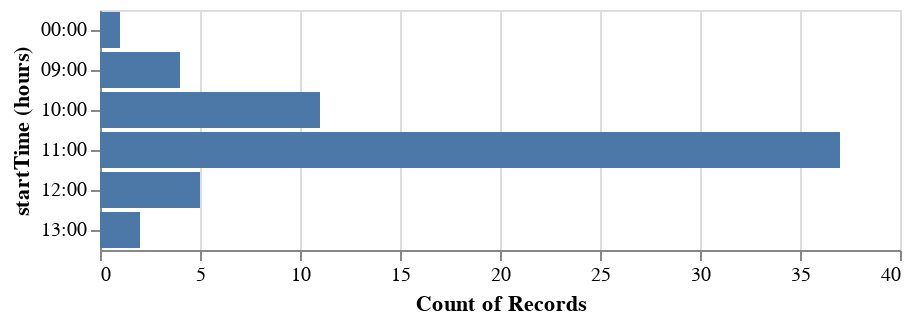

Notebook source saved alongside this figure:
### Code cell
alt.Chart(df).mark_bar().encode(
    alt.X('count(speed_per_km)'),
    alt.Y('hours(startTime):O')
)

### Figure 1 — Vega-Lite specification as saved in the notebook (floating-point values rounded to 4 significant figures)
{"$schema": "https://vega.github.io/schema/vega-lite/v4.17.0.json", "config": {"view": {"continuousHeight": 300, "continuousWidth": 400}}, "data": {"name": "data-fde4d5158a42ab22b842b6ee97fefb8b"}, "datasets": {"data-fde4d5158a42ab22b842b6ee97fefb8b": [{"Unnamed: 0": 182, "avgPace(/meter)": 0.3787, "calories(kcal)": 71, "date": "2022-01-10 20:39", "day_of_week": "Monday", "distance(m)": 1191, "distance_rounded": 1, "maxPace(/meter)": 7.246, "minPace(/meter)": 0.2501, "seconds_per_km": 380.4, "speed_per_km": "06:20.35", "sportTime(s)": 453, "startTime": "2022-01-10T13:39:17+00:00", "type": 1, "week": 2}, {"Unnamed: 0": 178, "avgPace(/meter)": 0.2878, "calories(kcal)": 60, "date": "2022-01-13 16:23", "day_of_week": "Thursday", "distance(m)": 1004, "distance_rounded": 1, "maxPace(/meter)": 2.342, "minPace(/meter)": 0.1982, "seconds_per_km": 288.8, "speed_per_km": "04:48.84", "sportTime(s)": 290, "startTime": "2022-01-13T09:23:16+00:00", "type": 1, "week": 2}, {"Unnamed: 0": 176, "avgPace(/meter)": 0.2637, "calories(kcal)": 39, "date": "2022-02-03 17:41", "day_of_week": "Thursday", "distance(m)": 1001, "distance_rounded": 1, "maxPace(/meter)": 0.609, "minPace(/meter)": 0.1993, "seconds_per_km": 264.7, "speed_per_km": "04:24.74", "sportTime(s)": 265, "startTime": "2022-02-03T10:41:12+00:00", "type": 1, "week": 5}, {"Unnamed: 0": 172, "avgPace(/meter)": 0.2803, "calories(kcal)": 50, "date": "2022-02-05 18:46", "day_of_week": "Saturday", "distance(m)": 1006, "distance_rounded": 1, "maxPace(/meter)": 0.6911, "minPace(/meter)": 0.229, "seconds_per_km": 281.3, "speed_per_km": "04:41.31", "sportTime(s)": 283, "startTime": "2022-02-05T11:46:47+00:00", "type": 1, "week": 5}, {"Unnamed: 0": 169, "avgPace(/meter)": 0.2675, "calories(kcal)": 34, "date": "2022-02-06 18:36", "day_of_week": "Sunday", "distance(m)": 1013, "distance_rounded": 1, "maxPace(/meter)": 0.6361, "minPace(/meter)": 0.2325, "seconds_per_km": 268.5, "speed_per_km": "04:28.51", "sportTime(s)": 272, "startTime": "2022-02-06T11:36:48+00:00", "type": 1, "week": 5}, {"Unnamed: 0": 166, "avgPace(/meter)": 0.26, "calories(kcal)": 39, "date": "2022-02-11 18:49", "day_of_week": "Friday", "distance(m)": 1004, "distance_rounded": 1, "maxPace(/meter)": 0.788, "minPace(/meter)": 0.198, "seconds_per_km": 262.9, "speed_per_km": "04:22.95", "sportTime(s)": 264, "startTime": "2022-02-11T11:49:54+00:00", "type": 1, "week": 6}, {"Unnamed: 0": 163, "avgPace(/meter)": 0.2552, "calories(kcal)": 44, "date": "2022-02-12 18:25", "day_of_week": "Saturday", "distance(m)": 1011, "distance_rounded": 1, "maxPace(/meter)": 0.5571, "minPace(/meter)": 0.1928, "seconds_per_km": 256.2, "speed_per_km": "04:16.18", "sportTime(s)": 259, "startTime": "2022-02-12T11:25:02+00:00", "type": 1, "week": 6}, {"Unnamed: 0": 161, "avgPace(/meter)": 0.255, "calories(kcal)": 37, "date": "2022-02-13 18:09", "day_of_week": "Sunday", "distance(m)": 1000, "distance_rounded": 1, "maxPace(/meter)": 0.576, "minPace(/meter)": 0.194, "seconds_per_km": 256, "speed_per_km": "04:16.00", "sportTime(s)": 256, "startTime": "2022-02-13T11:09:12+00:00", "type": 1, "week": 6}, {"Unnamed: 0": 157, "avgPace(/meter)": 0.2854, "calories(kcal)": 43, "date": "2022-02-14 18:50", "day_of_week": "Monday", "distance(m)": 1002, "distance_rounded": 1, "maxPace(/meter)": 0.7446, "minPace(/meter)": 0.2587, "seconds_per_km": 286.4, "speed_per_km": "04:46.43", "sportTime(s)": 287, "startTime": "2022-02-14T11:50:09+00:00", "type": 1, "week": 7}, {"Unnamed: 0": 155, "avgPace(/meter)": 0.2827, "calories(kcal)": 60, "date": "2022-02-16 18:12", "day_of_week": "Wednesday", "distance(m)": 1001, "distance_rounded": 1, "maxPace(/meter)": 2.165, "minPace(/meter)": 0.1834, "seconds_per_km": 283.7, "speed_per_km": "04:43.72", "sportTime(s)": 284, "startTime": "2022-02-16T11:12:40+00:00", "type": 1, "week": 7}, {"Unnamed: 0": 152, "avgPace(/meter)": 0.2793, "calories(kcal)": 55, "date": "2022-03-05 07:10", "day_of_week": "Saturday", "distance(m)": 1006, "distance_rounded": 1, "maxPace(/meter)": 0.6154, "minPace(/meter)": 0.2083, "seconds_per_km": 280.3, "speed_per_km": "04:40.32", "sportTime(s)": 282, "startTime": "2022-03-05T00:10:22+00:00", "type": 1, "week": 9}, {"Unnamed: 0": 150, "avgPace(/meter)": 0.2796, "calories(kcal)": 47, "date": "2022-03-18 18:26", "day_of_week": "Friday", "distance(m)": 1005, "distance_rounded": 1, "maxPace(/meter)": 0.8749, "minPace(/meter)": 0.2372, "seconds_per_km": 280.6, "speed_per_km": "04:40.60", "sportTime(s)": 282, "startTime": "2022-03-18T11:26:11+00:00", "type": 1, "week": 11}, {"Unnamed: 0": 146, "avgPace(/meter)": 0.2964, "calories(kcal)": 57, "date": "2022-03-28 18:45", "day_of_week": "Monday", "distance(m)": 1046, "distance_rounded": 1, "maxPace(/meter)": 0.639, "minPace(/meter)": 0.2149, "seconds_per_km": 297.3, "speed_per_km": "04:57.32", "sportTime(s)": 311, "startTime": "2022-03-28T11:45:13+00:00", "type": 1, "week": 13}, {"Unnamed: 0": 144, "avgPace(/meter)": 0.3011, "calories(kcal)": 57, "date": "2022-03-29 19:02", "day_of_week": "Tuesday", "distance(m)": 1003, "distance_rounded": 1, "maxPace(/meter)": 0.6835, "minPace(/meter)": 0.2301, "seconds_per_km": 302.1, "speed_per_km": "05:2.09", "sportTime(s)": 303, "startTime": "2022-03-29T12:02:25+00:00", "type": 1, "week": 13}, {"Unnamed: 0": 142, "avgPace(/meter)": 0.2837, "calories(kcal)": 49, "date": "2022-03-30 18:52", "day_of_week": "Wednesday", "distance(m)": 1001, "distance_rounded": 1, "maxPace(/meter)": 0.4753, "minPace(/meter)": 0.1658, "seconds_per_km": 284.7, "speed_per_km": "04:44.72", "sportTime(s)": 285, "startTime": "2022-03-30T11:52:16+00:00", "type": 1, "week": 13}, {"Unnamed: 0": 140, "avgPace(/meter)": 0.27, "calories(kcal)": 48, "date": "2022-04-04 17:57", "day_of_week": "Monday", "distance(m)": 1000, "distance_rounded": 1, "maxPace(/meter)": 0.7117, "minPace(/meter)": 0.2248, "seconds_per_km": 271, "speed_per_km": "04:31.00", "sportTime(s)": 271, "startTime": "2022-04-04T10:57:56+00:00", "type": 1, "week": 14}, {"Unnamed: 0": 137, "avgPace(/meter)": 0.273, "calories(kcal)": 51, "date": "2022-04-08 18:39", "day_of_week": "Friday", "distance(m)": 1000, "distance_rounded": 1, "maxPace(/meter)": 0.6707, "minPace(/meter)": 0.2315, "seconds_per_km": 274, "speed_per_km": "04:34.00", "sportTime(s)": 274, "startTime": "2022-04-08T11:39:28+00:00", "type": 1, "week": 14}, {"Unnamed: 0": 134, "avgPace(/meter)": 0.2744, "calories(kcal)": 45, "date": "2022-04-10 18:41", "day_of_week": "Sunday", "distance(m)": 1006, "distance_rounded": 1, "maxPace(/meter)": 0.6873, "minPace(/meter)": 0.2137, "seconds_per_km": 275.3, "speed_per_km": "04:35.35", "sportTime(s)": 277, "startTime": "2022-04-10T11:41:58+00:00", "type": 1, "week": 14}, {"Unnamed: 0": 131, "avgPace(/meter)": 0.277, "calories(kcal)": 44, "date": "2022-04-13 17:48", "day_of_week": "Wednesday", "distance(m)": 1000, "distance_rounded": 1, "maxPace(/meter)": 0.7634, "minPace(/meter)": 0.2038, "seconds_per_km": 278, "speed_per_km": "04:38.00", "sportTime(s)": 278, "startTime": "2022-04-13T10:48:11+00:00", "type": 1, "week": 15}, {"Unnamed: 0": 128, "avgPace(/meter)": 0.2756, "calories(kcal)": 39, "date": "2022-04-15 16:54", "day_of_week": "Friday", "distance(m)": 1005, "distance_rounded": 1, "maxPace(/meter)": 0.7968, "minPace(/meter)": 0.244, "seconds_per_km": 276.6, "speed_per_km": "04:36.62", "sportTime(s)": 278, "startTime": "2022-04-15T09:54:21+00:00", "type": 1, "week": 15}, {"Unnamed: 0": 125, "avgPace(/meter)": 0.2939, "calories(kcal)": 62, "date": "2022-04-26 18:40", "day_of_week": "Tuesday", "distance(m)": 1201, "distance_rounded": 1, "maxPace(/meter)": 1.115, "minPace(/meter)": 0.1997, "seconds_per_km": 294.8, "speed_per_km": "04:54.75", "sportTime(s)": 354, "startTime": "2022-04-26T11:40:21+00:00", "type": 1, "week": 17}, {"Unnamed: 0": 123, "avgPace(/meter)": 0.2685, "calories(kcal)": 48, "date": "2022-04-27 18:31", "day_of_week": "Wednesday", "distance(m)": 1002, "distance_rounded": 1, "maxPace(/meter)": 0.6803, "minPace(/meter)": 0.2187, "seconds_per_km": 269.5, "speed_per_km": "04:29.46", "sportTime(s)": 270, "startTime": "2022-04-27T11:31:56+00:00", "type": 1, "week": 17}, {"Unnamed: 0": 121, "avgPace(/meter)": 0.2774, "calories(kcal)": 50, "date": "2022-04-28 17:37", "day_of_week": "Thursday", "distance(m)": 1002, "distance_rounded": 1, "maxPace(/meter)": 0.8052, "minPace(/meter)": 0.221, "seconds_per_km": 278.4, "speed_per_km": "04:38.44", "sportTime(s)": 279, "startTime": "2022-04-28T10:37:51+00:00", "type": 1, "week": 17}, {"Unnamed: 0": 119, "avgPace(/meter)": 0.2974, "calories(kcal)": 89, "date": "2022-04-29 18:01", "day_of_week": "Friday", "distance(m)": 1651, "distance_rounded": 1, "maxPace(/meter)": 1.217, "minPace(/meter)": 0.2073, "seconds_per_km": 299.8, "speed_per_km": "04:59.82", "sportTime(s)": 495, "startTime": "2022-04-29T11:01:29+00:00", "type": 1, "week": 17}, {"Unnamed: 0": 117, "avgPace(/meter)": 0.2803, "calories(kcal)": 41, "date": "2022-05-01 16:48", "day_of_week": "Sunday", "distance(m)": 1006, "distance_rounded": 1, "maxPace(/meter)": 0.8224, "minPace(/meter)": 0.2239, "seconds_per_km": 281.3, "speed_per_km": "04:41.31", "sportTime(s)": 283, "startTime": "2022-05-01T09:48:50+00:00", "type": 1, "week": 17}, {"Unnamed: 0": 112, "avgPace(/meter)": 0.2761, "calories(kcal)": 42, "date": "2022-05-04 18:52", "day_of_week": "Wednesday", "distance(m)": 1007, "distance_rounded": 1, "maxPace(/meter)": 0.6135, "minPace(/meter)": 0.2112, "seconds_per_km": 277.1, "speed_per_km": "04:37.06", "sportTime(s)": 279, "startTime": "2022-05-04T11:52:29+00:00", "type": 1, "week": 18}, {"Unnamed: 0": 110, "avgPace(/meter)": 0.291, "calories(kcal)": 52, "date": "2022-05-05 18:15", "day_of_week": "Thursday", "distance(m)": 1000, "distance_rounded": 1, "maxPace(/meter)": 0.7042, "minPace(/meter)": 0.216, "seconds_per_km": 292, "speed_per_km": "04:52.00", "sportTime(s)": 292, "startTime": "2022-05-05T11:15:38+00:00", "type": 1, "week": 18}, {"Unnamed: 0": 107, "avgPace(/meter)": 0.2712, "calories(kcal)": 47, "date": "2022-05-06 17:16", "day_of_week": "Friday", "distance(m)": 1003, "distance_rounded": 1, "maxPace(/meter)": 0.7022, "minPace(/meter)": 0.2276, "seconds_per_km": 272.2, "speed_per_km": "04:32.18", "sportTime(s)": 273, "startTime": "2022-05-06T10:16:48+00:00", "type": 1, "week": 18}, {"Unnamed: 0": 104, "avgPace(/meter)": 0.278, "calories(kcal)": 52, "date": "2022-05-07 16:47", "day_of_week": "Saturday", "distance(m)": 1040, "distance_rounded": 1, "maxPace(/meter)": 212, "minPace(/meter)": 0.2129, "seconds_per_km": 278.8, "speed_per_km": "04:38.85", "sportTime(s)": 290, "startTime": "2022-05-07T09:47:30+00:00", "type": 1, "week": 18}, {"Unnamed: 0": 102, "avgPace(/meter)": 0.279, "calories(kcal)": 56, "date": "2022-05-08 18:24", "day_of_week": "Sunday", "distance(m)": 1026, "distance_rounded": 1, "maxPace(/meter)": 225, "minPace(/meter)": 0.2221, "seconds_per_km": 279.7, "speed_per_km": "04:39.73", "sportTime(s)": 287, "startTime": "2022-05-08T11:24:19+00:00", "type": 1, "week": 18}, {"Unnamed: 0": 99, "avgPace(/meter)": 0.278, "calories(kcal)": 59, "date": "2022-05-12 18:36", "day_of_week": "Thursday", "distance(m)": 1007, "distance_rounded": 1, "maxPace(/meter)": 178, "minPace(/meter)": 0.1781, "seconds_per_km": 279.0, "speed_per_km": "04:39.05", "sportTime(s)": 281, "startTime": "2022-05-12T11:36:50+00:00", "type": 1, "week": 19}, {"Unnamed: 0": 96, "avgPace(/meter)": 0.283, "calories(kcal)": 55, "date": "2022-05-13 18:36", "day_of_week": "Friday", "distance(m)": 1024, "distance_rounded": 1, "maxPace(/meter)": 201, "minPace(/meter)": 0.2015, "seconds_per_km": 284.2, "speed_per_km": "04:44.18", "sportTime(s)": 291, "startTime": "2022-05-13T11:36:23+00:00", "type": 1, "week": 19}, {"Unnamed: 0": 92, "avgPace(/meter)": 0.273, "calories(kcal)": 51, "date": "2022-05-15 18:36", "day_of_week": "Sunday", "distance(m)": 1028, "distance_rounded": 1, "maxPace(/meter)": 197, "minPace(/meter)": 0.1974, "seconds_per_km": 273.3, "speed_per_km": "04:33.35", "sportTime(s)": 281, "startTime": "2022-05-15T11:36:24+00:00", "type": 1, "week": 19}, {"Unnamed: 0": 89, "avgPace(/meter)": 0.288, "calories(kcal)": 63, "date": "2022-05-16 18:31", "day_of_week": "Monday", "distance(m)": 1046, "distance_rounded": 1, "maxPace(/meter)": 210, "minPace(/meter)": 0.2106, "seconds_per_km": 288.7, "speed_per_km": "04:48.72", "sportTime(s)": 302, "startTime": "2022-05-16T11:31:34+00:00", "type": 1, "week": 20}, {"Unnamed: 0": 86, "avgPace(/meter)": 0.293, "calories(kcal)": 63, "date": "2022-05-17 18:15", "day_of_week": "Tuesday", "distance(m)": 1049, "distance_rounded": 1, "maxPace(/meter)": 237, "minPace(/meter)": 0.2227, "seconds_per_km": 293.6, "speed_per_km": "04:53.61", "sportTime(s)": 308, "startTime": "2022-05-17T11:15:00+00:00", "type": 1, "week": 20}, {"Unnamed: 0": 82, "avgPace(/meter)": 0.2841, "calories(kcal)": 50.03, "date": "2022-05-21 20:48", "day_of_week": "Saturday", "distance(m)": 1003, "distance_rounded": 1, "maxPace(/meter)": 0.6219, "minPace(/meter)": 0.2232, "seconds_per_km": 286.1, "speed_per_km": "04:46.14", "sportTime(s)": 287, "startTime": "2022-05-21T13:48:24+00:00", "type": 1, "week": 20}, {"Unnamed: 0": 79, "avgPace(/meter)": 0.265, "calories(kcal)": 44.08, "date": "2022-05-22 17:22", "day_of_week": "Sunday", "distance(m)": 1000, "distance_rounded": 1, "maxPace(/meter)": 0.815, "minPace(/meter)": 0.2136, "seconds_per_km": 267, "speed_per_km": "04:27.00", "sportTime(s)": 267, "startTime": "2022-05-22T10:22:47+00:00", "type": 1, "week": 20}, {"Unnamed: 0": 76, "avgPace(/meter)": 0.265, "calories(kcal)": 50.33, "date": "2022-05-23 18:46", "day_of_week": "Monday", "distance(m)": 1000, "distance_rounded": 1, "maxPace(/meter)": 0.668, "minPace(/meter)": 0.2187, "seconds_per_km": 267, "speed_per_km": "04:27.00", "sportTime(s)": 267, "startTime": "2022-05-23T11:46:59+00:00", "type": 1, "week": 21}, {"Unnamed: 0": 73, "avgPace(/meter)": 0.2647, "calories(kcal)": 44.15, "date": "2022-05-24 18:54", "day_of_week": "Tuesday", "distance(m)": 1001, "distance_rounded": 1, "maxPace(/meter)": 0.9251, "minPace(/meter)": 0.2227, "seconds_per_km": 266.7, "speed_per_km": "04:26.73", "sportTime(s)": 267, "startTime": "2022-05-24T11:54:01+00:00", "type": 1, "week": 21}, {"Unnamed: 0": 70, "avgPace(/meter)": 0.2353, "calories(kcal)": 40.81, "date": "2022-05-25 17:56", "day_of_week": "Wednesday", "distance(m)": 1003, "distance_rounded": 1, "maxPace(/meter)": 0.9066, "minPace(/meter)": 0.1197, "seconds_per_km": 240.3, "speed_per_km": "04:0.28", "sportTime(s)": 241, "startTime": "2022-05-25T10:56:04+00:00", "type": 1, "week": 21}, {"Unnamed: 0": 67, "avgPace(/meter)": 0.2622, "calories(kcal)": 53.12, "date": "2022-05-26 17:17", "day_of_week": "Thursday", "distance(m)": 1003, "distance_rounded": 1, "maxPace(/meter)": 0.558, "minPace(/meter)": 0.1968, "seconds_per_km": 264.2, "speed_per_km": "04:24.21", "sportTime(s)": 265, "startTime": "2022-05-26T10:17:38+00:00", "type": 1, "week": 21}, {"Unnamed: 0": 64, "avgPace(/meter)": 0.2742, "calories(kcal)": 43.04, "date": "2022-05-27 18:35", "day_of_week": "Friday", "distance(m)": 1003, "distance_rounded": 1, "maxPace(/meter)": 0.757, "minPace(/meter)": 0.2449, "seconds_per_km": 276.2, "speed_per_km": "04:36.17", "sportTime(s)": 277, "startTime": "2022-05-27T11:35:19+00:00", "type": 1, "week": 21}, {"Unnamed: 0": 61, "avgPace(/meter)": 0.2677, "calories(kcal)": 51.33, "date": "2022-05-28 17:39", "day_of_week": "Saturday", "distance(m)": 1005, "distance_rounded": 1, "maxPace(/meter)": 0.6452, "minPace(/meter)": 0.2224, "seconds_per_km": 269.7, "speed_per_km": "04:29.65", "sportTime(s)": 271, "startTime": "2022-05-28T10:39:29+00:00", "type": 1, "week": 21}, {"Unnamed: 0": 58, "avgPace(/meter)": 0.251, "calories(kcal)": 41, "date": "2022-05-29 18:19", "day_of_week": "Sunday", "distance(m)": 1000, "distance_rounded": 1, "maxPace(/meter)": 0.4274, "minPace(/meter)": 0.1839, "seconds_per_km": 253, "speed_per_km": "04:13.00", "sportTime(s)": 253, "startTime": "2022-05-29T11:19:12+00:00", "type": 1, "week": 21}, {"Unnamed: 0": 55, "avgPace(/meter)": 0.25, "calories(kcal)": 48.92, "date": "2022-05-30 18:55", "day_of_week": "Monday", "distance(m)": 1004, "distance_rounded": 1, "maxPace(/meter)": 0.4058, "minPace(/meter)": 0.1746, "seconds_per_km": 252.0, "speed_per_km": "04:11.99", "sportTime(s)": 253, "startTime": "2022-05-30T11:55:16+00:00", "type": 1, "week": 22}, {"Unnamed: 0": 52, "avgPace(/meter)": 0.2575, "calories(kcal)": 49.91, "date": "2022-05-31 18:42", "day_of_week": "Tuesday", "distance(m)": 1006, "distance_rounded": 1, "maxPace(/meter)": 0.5513, "minPace(/meter)": 0.203, "seconds_per_km": 259.4, "speed_per_km": "04:19.44", "sportTime(s)": 261, "startTime": "2022-05-31T11:42:33+00:00", "type": 1, "week": 22}, {"Unnamed: 0": 49, "avgPace(/meter)": 0.2483, "calories(kcal)": 45.2, "date": "2022-06-03 18:03", "day_of_week": "Friday", "distance(m)": 1003, "distance_rounded": 1, "maxPace(/meter)": 0.8258, "minPace(/meter)": 0.1627, "seconds_per_km": 250.2, "speed_per_km": "04:10.25", "sportTime(s)": 251, "startTime": "2022-06-03T11:03:24+00:00", "type": 1, "week": 22}, {"Unnamed: 0": 46, "avgPace(/meter)": 0.2428, "calories(kcal)": 51.81, "date": "2022-06-04 18:38", "day_of_week": "Saturday", "distance(m)": 1001, "distance_rounded": 1, "maxPace(/meter)": 0.5981, "minPace(/meter)": 0.2102, "seconds_per_km": 244.8, "speed_per_km": "04:4.76", "sportTime(s)": 245, "startTime": "2022-06-04T11:38:21+00:00", "type": 1, "week": 22}, {"Unnamed: 0": 43, "avgPace(/meter)": 0.2348, "calories(kcal)": 30.82, "date": "2022-06-11 17:38", "day_of_week": "Saturday", "distance(m)": 1001, "distance_rounded": 1, "maxPace(/meter)": 0.5176, "minPace(/meter)": 0.1971, "seconds_per_km": 236.8, "speed_per_km": "03:56.76", "sportTime(s)": 237, "startTime": "2022-06-11T10:38:27+00:00", "type": 1, "week": 23}, {"Unnamed: 0": 39, "avgPace(/meter)": 0.2475, "calories(kcal)": 51.79, "date": "2022-06-12 17:47", "day_of_week": "Sunday", "distance(m)": 1006, "distance_rounded": 1, "maxPace(/meter)": 0.6472, "minPace(/meter)": 0.2005, "seconds_per_km": 249.5, "speed_per_km": "04:9.50", "sportTime(s)": 251, "startTime": "2022-06-12T10:47:29+00:00", "type": 1, "week": 23}, {"Unnamed: 0": 36, "avgPace(/meter)": 0.2562, "calories(kcal)": 56.05, "date": "2022-06-14 19:03", "day_of_week": "Tuesday", "distance(m)": 1003, "distance_rounded": 1, "maxPace(/meter)": 0.5627, "minPace(/meter)": 0.1935, "seconds_per_km": 258.2, "speed_per_km": "04:18.23", "sportTime(s)": 259, "startTime": "2022-06-14T12:03:23+00:00", "type": 1, "week": 24}, {"Unnamed: 0": 32, "avgPace(/meter)": 0.2443, "calories(kcal)": 47.92, "date": "2022-06-15 18:46", "day_of_week": "Wednesday", "distance(m)": 1011, "distance_rounded": 1, "maxPace(/meter)": 0.5219, "minPace(/meter)": 0.1885, "seconds_per_km": 246.3, "speed_per_km": "04:6.29", "sportTime(s)": 249, "startTime": "2022-06-15T11:46:25+00:00", "type": 1, "week": 24}, {"Unnamed: 0": 27, "avgPace(/meter)": 0.2405, "calories(kcal)": 33.65, "date": "2022-06-16 18:03", "day_of_week": "Thursday", "distance(m)": 1002, "distance_rounded": 1, "maxPace(/meter)": 0.5764, "minPace(/meter)": 0.1971, "seconds_per_km": 242.5, "speed_per_km": "04:2.51", "sportTime(s)": 243, "startTime": "2022-06-16T11:03:28+00:00", "type": 1, "week": 24}, {"Unnamed: 0": 23, "avgPace(/meter)": 0.2405, "calories(kcal)": 48.66, "date": "2022-06-17 18:03", "day_of_week": "Friday", "distance(m)": 1002, "distance_rounded": 1, "maxPace(/meter)": 0.4713, "minPace(/meter)": 0.1802, "seconds_per_km": 242.5, "speed_per_km": "04:2.51", "sportTime(s)": 243, "startTime": "2022-06-17T11:03:58+00:00", "type": 1, "week": 24}, {"Unnamed: 0": 18, "avgPace(/meter)": 0.2428, "calories(kcal)": 45, "date": "2022-06-21 19:23", "day_of_week": "Tuesday", "distance(m)": 1009, "distance_rounded": 1, "maxPace(/meter)": 0.5322, "minPace(/meter)": 0.1881, "seconds_per_km": 244.8, "speed_per_km": "04:4.80", "sportTime(s)": 247, "startTime": "2022-06-21T12:23:33+00:00", "type": 1, "week": 25}, {"Unnamed: 0": 15, "avgPace(/meter)": 0.2423, "calories(kcal)": 49.76, "date": "2022-06-23 18:16", "day_of_week": "Thursday", "distance(m)": 1003, "distance_rounded": 1, "maxPace(/meter)": 0.627, "minPace(/meter)": 0.1883, "seconds_per_km": 244.3, "speed_per_km": "04:4.27", "sportTime(s)": 245, "startTime": "2022-06-23T11:16:47+00:00", "type": 1, "week": 25}, {"Unnamed: 0": 10, "avgPace(/meter)": 0.2365, "calories(kcal)": 48.67, "date": "2022-06-27 18:45", "day_of_week": "Monday", "distance(m)": 1002, "distance_rounded": 1, "maxPace(/meter)": 0.6246, "minPace(/meter)": 0.1815, "seconds_per_km": 238.5, "speed_per_km": "03:58.52", "sportTime(s)": 239, "startTime": "2022-06-27T11:45:38+00:00", "type": 1, "week": 26}, {"Unnamed: 0": 7, "avgPace(/meter)": 0.2323, "calories(kcal)": 39.65, "date": "2022-06-28 18:07", "day_of_week": "Tuesday", "distance(m)": 1003, "distance_rounded": 1, "maxPace(/meter)": 0.4755, "minPace(/meter)": 0.1836, "seconds_per_km": 234.3, "speed_per_km": "03:54.30", "sportTime(s)": 235, "startTime": "2022-06-28T11:07:21+00:00", "type": 1, "week": 26}, {"Unnamed: 0": 4, "avgPace(/meter)": 0.2283, "calories(kcal)": 33.62, "date": "2022-06-29 19:02", "day_of_week": "Wednesday", "distance(m)": 1003, "distance_rounded": 1, "maxPace(/meter)": 0.5453, "minPace(/meter)": 0.1936, "seconds_per_km": 230.3, "speed_per_km": "03:50.31", "sportTime(s)": 231, "startTime": "2022-06-29T12:02:34+00:00", "type": 1, "week": 26}, {"Unnamed: 0": 1, "avgPace(/meter)": 0.2368, "calories(kcal)": 36.82, "date": "2022-06-30 19:31", "day_of_week": "Thursday", "distance(m)": 1001, "distance_rounded": 1, "maxPace(/meter)": 0.6545, "minPace(/meter)": 0.1648, "seconds_per_km": 238.8, "speed_per_km": "03:58.76", "sportTime(s)": 239, "startTime": "2022-06-30T12:31:18+00:00", "type": 1, "week": 26}]}, "encoding": {"x": {"aggregate": "count", "field": "speed_per_km", "type": "nominal"}, "y": {"field": "startTime", "timeUnit": "hours", "type": "ordinal"}}, "mark": "bar"}
